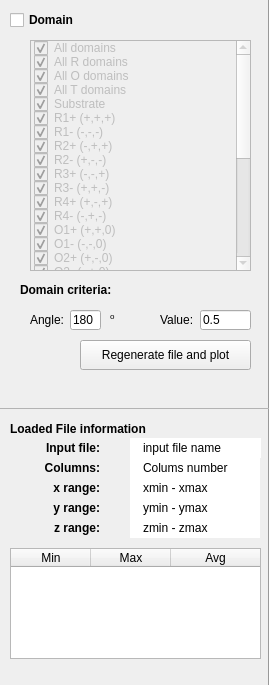
            <widget class="QWidget" name="input3">
             <attribute name="title">
              <string>Domain</string>
             </attribute>
             <layout class="QGridLayout" name="gridLayout_6">
              <property name="leftMargin">
               <number>0</number>
              </property>
              <property name="topMargin">
               <number>0</number>
              </property>
              <property name="rightMargin">
               <number>0</number>
              </property>
              <property name="bottomMargin">
               <number>0</number>
              </property>
              <property name="spacing">
               <number>0</number>
              </property>
              <item row="0" column="0">
               <widget class="QWidget" name="domain" native="true">
                <property name="maximumSize">
                 <size>
                  <width>270</width>
                  <height>16777215</height>
                 </size>
                </property>
                <property name="styleSheet">
                 <string notr="true">#domain{
	border-right:1px solid rgb(153, 153, 153);
}</string>
                </property>
                <layout class="QVBoxLayout" name="verticalLayout_3">
                 <property name="spacing">
                  <number>0</number>
                 </property>
                 <property name="leftMargin">
                  <number>0</number>
                 </property>
                 <property name="topMargin">
                  <number>0</number>
                 </property>
                 <property name="rightMargin">
                  <number>0</number>
                 </property>
                 <property name="bottomMargin">
                  <number>0</number>
                 </property>
                 <item>
                  <widget class="QWidget" name="widget_16" native="true">
                   <property name="sizePolicy">
                    <sizepolicy hsizetype="Fixed" vsizetype="Expanding">
                     <horstretch>0</horstretch>
                     <verstretch>0</verstretch>
                    </sizepolicy>
                   </property>
                   <property name="minimumSize">
                    <size>
                     <width>269</width>
                     <height>390</height>
                    </size>
                   </property>
                   <property name="maximumSize">
                    <size>
                     <width>269</width>
                     <height>16777215</height>
                    </size>
                   </property>
                   <widget class="QCheckBox" name="domain_CB">
                    <property name="geometry">
                     <rect>
                      <x>10</x>
                      <y>10</y>
                      <width>86</width>
                      <height>20</height>
                     </rect>
                    </property>
                    <property name="font">
                     <font>
                      <weight>75</weight>
                      <bold>true</bold>
                     </font>
                    </property>
                    <property name="text">
                     <string>Domain</string>
                    </property>
                   </widget>
                   <widget class="QListWidget" name="domain_LW">
                    <property name="enabled">
                     <bool>false</bool>
                    </property>
                    <property name="geometry">
                     <rect>
                      <x>30</x>
                      <y>40</y>
                      <width>221</width>
                      <height>231</height>
                     </rect>
                    </property>
                    <property name="selectionMode">
                     <enum>QAbstractItemView::SingleSelection</enum>
                    </property>
                    <item>
                     <property name="text">
                      <string>All domains</string>
                     </property>
                     <property name="checkState">
                      <enum>Checked</enum>
                     </property>
                    </item>
                    <item>
                     <property name="text">
                      <string>All R domains</string>
                     </property>
                     <property name="checkState">
                      <enum>Checked</enum>
                     </property>
                    </item>
                    <item>
                     <property name="text">
                      <string>All O domains</string>
                     </property>
                     <property name="checkState">
                      <enum>Checked</enum>
                     </property>
                    </item>
                    <item>
                     <property name="text">
                      <string>All T domains</string>
                     </property>
                     <property name="checkState">
                      <enum>Checked</enum>
                     </property>
                    </item>
                    <item>
                     <property name="text">
                      <string>Substrate</string>
                     </property>
                     <property name="background">
                      <brush brushstyle="NoBrush">
                       <color alpha="255">
                        <red>0</red>
                        <green>0</green>
                        <blue>0</blue>
                       </color>
                      </brush>
                     </property>
                     <property name="foreground">
                      <brush brushstyle="NoBrush">
                       <color alpha="255">
                        <red>0</red>
                        <green>0</green>
                        <blue>0</blue>
                       </color>
                      </brush>
                     </property>
                     <property name="checkState">
                      <enum>Checked</enum>
                     </property>
                    </item>
                    <item>
                     <property name="text">
                      <string>R1+ (+,+,+)</string>
                     </property>
                     <property name="checkState">
                      <enum>Checked</enum>
                     </property>
                    </item>
                    <item>
                     <property name="text">
                      <string>R1- (-,-,-)</string>
                     </property>
                     <property name="checkState">
                      <enum>Checked</enum>
                     </property>
                    </item>
                    <item>
                     <property name="text">
                      <string>R2+ (-,+,+)</string>
                     </property>
                     <property name="checkState">
                      <enum>Checked</enum>
                     </property>
                    </item>
                    <item>
                     <property name="text">
                      <string>R2- (+,-,-)</string>
                     </property>
                     <property name="checkState">
                      <enum>Checked</enum>
                     </property>
                    </item>
                    <item>
                     <property name="text">
                      <string>R3+ (-,-,+)</string>
                     </property>
                     <property name="checkState">
                      <enum>Checked</enum>
                     </property>
                    </item>
                    <item>
                     <property name="text">
                      <string>R3- (+,+,-)</string>
                     </property>
                     <property name="checkState">
                      <enum>Checked</enum>
                     </property>
                    </item>
                    <item>
                     <property name="text">
                      <string>R4+ (+,-,+)</string>
                     </property>
                     <property name="checkState">
                      <enum>Checked</enum>
                     </property>
                    </item>
                    <item>
                     <property name="text">
                      <string>R4- (-,+,-)</string>
                     </property>
                     <property name="checkState">
                      <enum>Checked</enum>
                     </property>
                    </item>
                    <item>
                     <property name="text">
                      <string>O1+ (+,+,0)</string>
                     </property>
                     <property name="checkState">
                      <enum>Checked</enum>
                     </property>
                    </item>
                    <item>
                     <property name="text">
                      <string>O1- (-,-,0)</string>
                     </property>
                     <property name="checkState">
                      <enum>Checked</enum>
                     </property>
                    </item>
                    <item>
                     <property name="text">
                      <string>O2+ (+,-,0)</string>
                     </property>
                     <property name="checkState">
                      <enum>Checked</enum>
                     </property>
                    </item>
                    <item>
                     <property name="text">
                      <string>O2- (-,+,0)</string>
                     </property>
                     <property name="checkState">
                      <enum>Checked</enum>
                     </property>
                    </item>
                    <item>
                     <property name="text">
                      <string>O3+ (+,0,+)</string>
                     </property>
                     <property name="checkState">
                      <enum>Checked</enum>
                     </property>
                    </item>
                    <item>
                     <property name="text">
                      <string>O3- (-,0,-)</string>
                     </property>
                     <property name="checkState">
                      <enum>Checked</enum>
                     </property>
                    </item>
                    <item>
                     <property name="text">
                      <string>O4+ (+,0,-)</string>
                     </property>
                     <property name="checkState">
                      <enum>Checked</enum>
                     </property>
                    </item>
                    <item>
                     <property name="text">
                      <string>O4- (-,0,+)</string>
                     </property>
                     <property name="checkState">
                      <enum>Checked</enum>
                     </property>
                    </item>
                    <item>
                     <property name="text">
                      <string>O5+ (0,+,+)</string>
                     </property>
                     <property name="checkState">
                      <enum>Checked</enum>
                     </property>
                    </item>
                    <item>
                     <property name="text">
                      <string>O5- (0,-,-)</string>
                     </property>
                     <property name="checkState">
                      <enum>Checked</enum>
                     </property>
                    </item>
                    <item>
                     <property name="text">
                      <string>O6+ (0,+,-)</string>
                     </property>
                     <property name="checkState">
                      <enum>Checked</enum>
                     </property>
                    </item>
                    <item>
                     <property name="text">
                      <string>O6- (0,-,+)</string>
                     </property>
                     <property name="checkState">
                      <enum>Checked</enum>
                     </property>
                    </item>
                    <item>
                     <property name="text">
                      <string>T1+ (+,0,0)</string>
                     </property>
                     <property name="checkState">
                      <enum>Checked</enum>
                     </property>
                    </item>
                    <item>
                     <property name="text">
                      <string>T1- (-,0,0)</string>
                     </property>
                     <property name="checkState">
                      <enum>Checked</enum>
                     </property>
                    </item>
                    <item>
                     <property name="text">
                      <string>T2+ (0,+,0)</string>
                     </property>
                     <property name="checkState">
                      <enum>Checked</enum>
                     </property>
                    </item>
                    <item>
                     <property name="text">
                      <string>T2- (0,-,0)</string>
                     </property>
                     <property name="checkState">
                      <enum>Checked</enum>
                     </property>
                    </item>
                    <item>
                     <property name="text">
                      <string>T3+ (0,0,+)</string>
                     </property>
                     <property name="checkState">
                      <enum>Checked</enum>
                     </property>
                    </item>
                    <item>
                     <property name="text">
                      <string>T3- (0,0,-)</string>
                     </property>
                     <property name="checkState">
                      <enum>Checked</enum>
                     </property>
                    </item>
                   </widget>
                   <widget class="QLabel" name="label_3">
                    <property name="geometry">
                     <rect>
                      <x>20</x>
                      <y>280</y>
                      <width>101</width>
                      <height>20</height>
                     </rect>
                    </property>
                    <property name="font">
                     <font>
                      <weight>75</weight>
                      <bold>true</bold>
                     </font>
                    </property>
                    <property name="text">
                     <string>Domain criteria:</string>
                    </property>
                   </widget>
                   <widget class="QLabel" name="label_4">
                    <property name="geometry">
                     <rect>
                      <x>30</x>
                      <y>310</y>
                      <width>41</width>
                      <height>20</height>
                     </rect>
                    </property>
                    <property name="text">
                     <string>Angle:</string>
                    </property>
                   </widget>
                   <widget class="QLabel" name="label_5">
                    <property name="geometry">
                     <rect>
                      <x>160</x>
                      <y>310</y>
                      <width>41</width>
                      <height>20</height>
                     </rect>
                    </property>
                    <property name="text">
                     <string>Value:</string>
                    </property>
                   </widget>
                   <widget class="QPushButton" name="domainRePlot_PB">
                    <property name="geometry">
                     <rect>
                      <x>80</x>
                      <y>340</y>
                      <width>171</width>
                      <height>30</height>
                     </rect>
                    </property>
                    <property name="styleSheet">
                     <string notr="true">QPushButton:hover{
	background-color:rgb(150, 188, 201);
border-radius:0px;
color:white;
}</string>
                    </property>
                    <property name="text">
                     <string>Regenerate file and plot</string>
                    </property>
                   </widget>
                   <widget class="QLineEdit" name="domainStdAngle_LE">
                    <property name="geometry">
                     <rect>
                      <x>70</x>
                      <y>310</y>
                      <width>31</width>
                      <height>20</height>
                     </rect>
                    </property>
                    <property name="text">
                     <string>180</string>
                    </property>
                   </widget>
                   <widget class="QLineEdit" name="domainStdValue_LE">
                    <property name="geometry">
                     <rect>
                      <x>200</x>
                      <y>310</y>
                      <width>51</width>
                      <height>20</height>
                     </rect>
                    </property>
                    <property name="text">
                     <string>0.5</string>
                    </property>
                   </widget>
                   <widget class="QLabel" name="label_7">
                    <property name="geometry">
                     <rect>
                      <x>110</x>
                      <y>310</y>
                      <width>20</width>
                      <height>20</height>
                     </rect>
                    </property>
                    <property name="text">
                     <string>&lt;html&gt;&lt;head/&gt;&lt;body&gt;&lt;p&gt;&lt;span style=&quot; vertical-align:super;&quot;&gt;o&lt;/span&gt;&lt;/p&gt;&lt;/body&gt;&lt;/html&gt;</string>
                    </property>
                   </widget>
                  </widget>
                 </item>
                 <item>
                  <spacer name="verticalSpacer_11">
                   <property name="orientation">
                    <enum>Qt::Vertical</enum>
                   </property>
                   <property name="sizeHint" stdset="0">
                    <size>
                     <width>20</width>
                     <height>18</height>
                    </size>
                   </property>
                  </spacer>
                 </item>
                 <item>
                  <widget class="QWidget" name="widget_4" native="true">
                   <property name="minimumSize">
                    <size>
                     <width>269</width>
                     <height>260</height>
                    </size>
                   </property>
                   <property name="maximumSize">
                    <size>
                     <width>269</width>
                     <height>16777215</height>
                    </size>
                   </property>
                   <property name="styleSheet">
                    <string notr="true">.QWidget{
	border-top:1px solid rgb(179, 179, 179);
}

#inputFileDomain,#rowcolDomain,#xMinMaxDomain,#yMinMaxDomain,#zMinMaxDomain{
	padding-left:10px;
}</string>
                   </property>
                   <widget class="QLabel" name="inputFileDomain">
                    <property name="geometry">
                     <rect>
                      <x>130</x>
                      <y>30</y>
                      <width>131</width>
                      <height>20</height>
                     </rect>
                    </property>
                    <property name="styleSheet">
                     <string notr="true">QLabel{
	background-color:white;
}</string>
                    </property>
                    <property name="text">
                     <string>input file name</string>
                    </property>
                   </widget>
                   <widget class="QLabel" name="zMinMaxDomain">
                    <property name="geometry">
                     <rect>
                      <x>130</x>
                      <y>110</y>
                      <width>130</width>
                      <height>20</height>
                     </rect>
                    </property>
                    <property name="styleSheet">
                     <string notr="true">QLabel{
	background-color:white;
}</string>
                    </property>
                    <property name="text">
                     <string>zmin - zmax</string>
                    </property>
                   </widget>
                   <widget class="QLabel" name="rowcolDomain">
                    <property name="geometry">
                     <rect>
                      <x>130</x>
                      <y>50</y>
                      <width>130</width>
                      <height>20</height>
                     </rect>
                    </property>
                    <property name="styleSheet">
                     <string notr="true">QLabel{
	background-color:white;
}</string>
                    </property>
                    <property name="text">
                     <string>Colums number</string>
                    </property>
                   </widget>
                   <widget class="QLabel" name="label_39">
                    <property name="geometry">
                     <rect>
                      <x>30</x>
                      <y>90</y>
                      <width>70</width>
                      <height>20</height>
                     </rect>
                    </property>
                    <property name="font">
                     <font>
                      <weight>75</weight>
                      <bold>true</bold>
                     </font>
                    </property>
                    <property name="text">
                     <string>y range:</string>
                    </property>
                    <property name="alignment">
                     <set>Qt::AlignRight|Qt::AlignTrailing|Qt::AlignVCenter</set>
                    </property>
                   </widget>
                   <widget class="QLabel" name="label_40">
                    <property name="geometry">
                     <rect>
                      <x>30</x>
                      <y>30</y>
                      <width>70</width>
                      <height>20</height>
                     </rect>
                    </property>
                    <property name="font">
                     <font>
                      <weight>75</weight>
                      <bold>true</bold>
                     </font>
                    </property>
                    <property name="text">
                     <string>Input file:</string>
                    </property>
                    <property name="alignment">
                     <set>Qt::AlignRight|Qt::AlignTrailing|Qt::AlignVCenter</set>
                    </property>
                   </widget>
                   <widget class="QTableWidget" name="domain_Table">
                    <property name="geometry">
                     <rect>
                      <x>10</x>
                      <y>140</y>
                      <width>251</width>
                      <height>111</height>
                     </rect>
                    </property>
                    <property name="minimumSize">
                     <size>
                      <width>0</width>
                      <height>0</height>
                     </size>
                    </property>
                    <property name="maximumSize">
                     <size>
                      <width>100000</width>
                      <height>16777215</height>
                     </size>
                    </property>
                    <property name="editTriggers">
                     <set>QAbstractItemView::NoEditTriggers</set>
                    </property>
                    <attribute name="horizontalHeaderDefaultSectionSize">
                     <number>80</number>
                    </attribute>
                    <attribute name="horizontalHeaderMinimumSectionSize">
                     <number>40</number>
                    </attribute>
                    <attribute name="horizontalHeaderStretchLastSection">
                     <bool>true</bool>
                    </attribute>
                    <column>
                     <property name="text">
                      <string>Min</string>
                     </property>
                    </column>
                    <column>
                     <property name="text">
                      <string>Max</string>
                     </property>
                    </column>
                    <column>
                     <property name="text">
                      <string>Avg</string>
                     </property>
                    </column>
                   </widget>
                   <widget class="QLabel" name="label_69">
                    <property name="geometry">
                     <rect>
                      <x>10</x>
                      <y>10</y>
                      <width>161</width>
                      <height>21</height>
                     </rect>
                    </property>
                    <property name="font">
                     <font>
                      <weight>75</weight>
                      <bold>true</bold>
                     </font>
                    </property>
                    <property name="text">
                     <string>Loaded File information</string>
                    </property>
                   </widget>
                   <widget class="QLabel" name="label_38">
                    <property name="geometry">
                     <rect>
                      <x>30</x>
                      <y>70</y>
                      <width>70</width>
                      <height>20</height>
                     </rect>
                    </property>
                    <property name="font">
                     <font>
                      <weight>75</weight>
                      <bold>true</bold>
                     </font>
                    </property>
                    <property name="text">
                     <string>x range:</string>
                    </property>
                    <property name="alignment">
                     <set>Qt::AlignRight|Qt::AlignTrailing|Qt::AlignVCenter</set>
                    </property>
                   </widget>
                   <widget class="QLabel" name="xMinMaxDomain">
                    <property name="geometry">
                     <rect>
                      <x>130</x>
                      <y>70</y>
                      <width>130</width>
                      <height>20</height>
                     </rect>
                    </property>
                    <property name="styleSheet">
                     <string notr="true">QLabel{
	background-color:white;
}</string>
                    </property>
                    <property name="text">
                     <string>xmin - xmax</string>
                    </property>
                   </widget>
                   <widget class="QLabel" name="yMinMaxDomain">
                    <property name="geometry">
                     <rect>
                      <x>130</x>
                      <y>90</y>
                      <width>130</width>
                      <height>20</height>
                     </rect>
                    </property>
                    <property name="styleSheet">
                     <string notr="true">QLabel{
	background-color:white;
}</string>
                    </property>
                    <property name="text">
                     <string>ymin - ymax</string>
                    </property>
                   </widget>
                   <widget class="QLabel" name="label_41">
                    <property name="geometry">
                     <rect>
                      <x>30</x>
                      <y>50</y>
                      <width>70</width>
                      <height>20</height>
                     </rect>
                    </property>
                    <property name="font">
                     <font>
                      <weight>75</weight>
                      <bold>true</bold>
                     </font>
                    </property>
                    <property name="text">
                     <string>Columns:</string>
                    </property>
                    <property name="alignment">
                     <set>Qt::AlignRight|Qt::AlignTrailing|Qt::AlignVCenter</set>
                    </property>
                   </widget>
                   <widget class="QLabel" name="label_42">
                    <property name="geometry">
                     <rect>
                      <x>30</x>
                      <y>110</y>
                      <width>70</width>
                      <height>20</height>
                     </rect>
                    </property>
                    <property name="font">
                     <font>
                      <weight>75</weight>
                      <bold>true</bold>
                     </font>
                    </property>
                    <property name="text">
                     <string>z range:</string>
                    </property>
                    <property name="alignment">
                     <set>Qt::AlignRight|Qt::AlignTrailing|Qt::AlignVCenter</set>
                    </property>
                   </widget>
                  </widget>
                 </item>
                 <item>
                  <spacer name="verticalSpacer_10">
                   <property name="orientation">
                    <enum>Qt::Vertical</enum>
                   </property>
                   <property name="sizeHint" stdset="0">
                    <size>
                     <width>20</width>
                     <height>17</height>
                    </size>
                   </property>
                  </spacer>
                 </item>
                </layout>
               </widget>
              </item>
             </layout>
            </widget>
